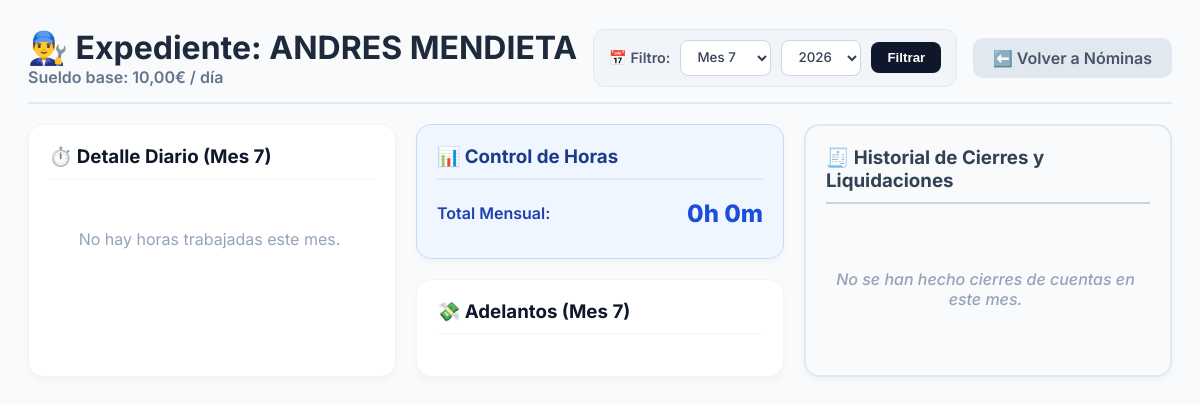
/nominas/detalle/6/, run on an earlier commit of the app's database.
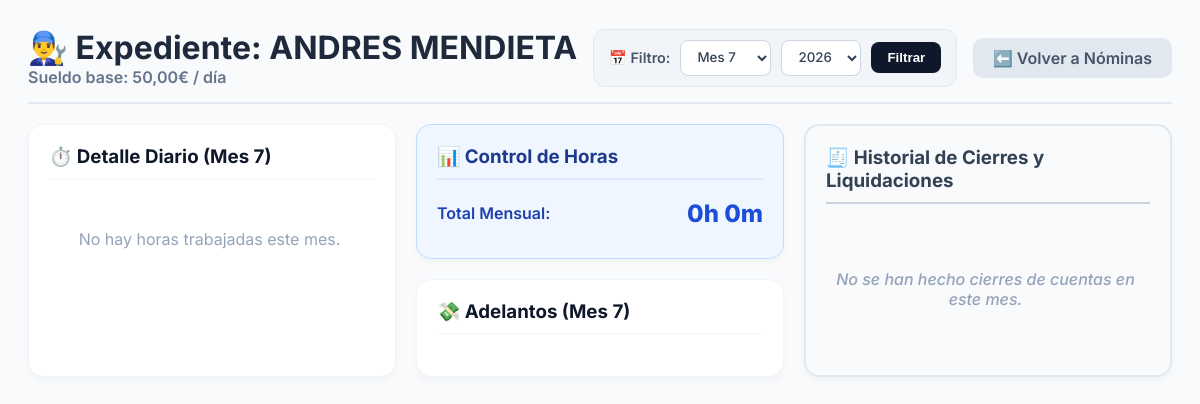
And on a later commit of the database.
### taller/models.py (models this page shows, shortened)
class Empleado(models.Model):
    nombre = models.CharField(max_length=100)
    telefono = models.CharField(max_length=20, blank=True, null=True)
    sueldo_por_dia = models.DecimalField(max_digits=10, decimal_places=2, default=50.00)
    es_sueldo_fijo = models.BooleanField(default=False)
    sueldo_fijo_mensual = models.DecimalField(max_digits=8, decimal_places=2, default=1000.00)
    es_chapista = models.BooleanField(default=False, verbose_name="Trabaja a Comisión (Ej: Chapa y Pintura)")
    porcentaje_comision = models.DecimalField(max_digits=5, decimal_places=2, default=60.00, verbose_name="Porcentaje de Comisión (%)")
    valor_jornada_taller = models.DecimalField(max_digits=10, decimal_places=2, default=50.00, verbose_name="Valor Día (Trabajo Interno/Taller)")

### taller/views.py (the view, shortened to what this page needs)
# urls.py: path('nominas/detalle/<int:empleado_id>/', views.detalle_nomina, name='detalle_nomina'),
def detalle_nomina(request, empleado_id):
    empleado = get_object_or_404(Empleado, id=empleado_id)
    hoy = timezone.now().date()
    mes_seleccionado = int(request.GET.get('mes', hoy.month))
    ano_seleccionado = int(request.GET.get('ano', hoy.year))
    asistencias_db = Asistencia.objects.filter(
        empleado=empleado,
        hora_salida__isnull=False,
        fecha__year=ano_seleccionado,
        fecha__month=mes_seleccionado
    ).order_by('-fecha', '-hora_entrada')
    adelantos = AdelantoSueldo.objects.filter(
        empleado=empleado,
        fecha__year=ano_seleccionado,
        fecha__month=mes_seleccionado
    ).order_by('-fecha')
    import re
    for ad in adelantos:
        match = re.search(r'\(Orden #(\d+)\)', ad.motivo)
        if match:
            ad.orden_id_link = match.group(1) # Le pegamos el ID de la orden a la variable
    pagos = Gasto.objects.filter(
        empleado=empleado,
        categoria='Sueldos',
        fecha__year=ano_seleccionado,
        fecha__month=mes_seleccionado
    ).order_by('-fecha')
    def formatear_segundos(segs):
        horas = int(segs // 3600)
        minutos = int((segs % 3600) // 60)
        return f"{horas}h {minutos}m"
    agrupado_por_dia = defaultdict(list)
    for a in asistencias_db:
        agrupado_por_dia[a.fecha].append(a)
    dias_procesados = []
    semanas_dict = defaultdict(lambda: {'segundos': 0, 'dias': set()})
    total_mes_segundos = 0
    dias_procesados = sorted(dias_procesados, key=lambda x: x['fecha'], reverse=True)
    semanas_list = []
    semanas_list = sorted(semanas_list, key=lambda x: x['semana'], reverse=True)
    meses_del_ano = list(range(1, 13))
    anos_disponibles = list(range(2024, hoy.year + 2))
    return render(request, 'taller/detalle_nomina.html', {
        'empleado': empleado,
        'dias_procesados': dias_procesados,
        'semanas_list': semanas_list,
        'total_mes_horas': formatear_segundos(total_mes_segundos),
        'adelantos': adelantos,
        'pagos': pagos,
        'mes_seleccionado': mes_seleccionado,
        'ano_seleccionado': ano_seleccionado,
        'meses_del_ano': meses_del_ano,
        'anos_disponibles': anos_disponibles,
    })

### taller/templates/taller/detalle_nomina.html (shortened to what the changed rows need)
<!DOCTYPE html>
<html lang="es">
<head>
</head>
<body>
    <div class="container">
        <div class="header">
            <div>
                <h1 style="margin: 0; display: flex; align-items: center; gap: 10px;">
                    👨‍🔧 Expediente: {{ empleado.nombre }}
                </h1>
                <span style="color: #64748b; font-weight: 600;">Sueldo base: {{ empleado.sueldo_por_dia }}€ / día</span>
            </div>
        </div>
    </div>
</body>
</html>

What changed in the data, as far as the page shows it:
changed Empleado "ANDRES MENDIETA": sueldo_por_dia "10,00" → "50,00"
